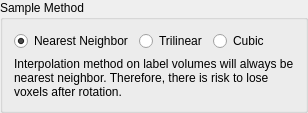
    <widget class="QGroupBox" name="groupBox_3">
     <property name="title">
      <string>Sample Method</string>
     </property>
     <layout class="QVBoxLayout" name="verticalLayout_2">
      <item>
       <layout class="QHBoxLayout" name="horizontalLayout_2">
        <item>
         <widget class="QRadioButton" name="radioButtonNearestNeighbor">
          <property name="text">
           <string>Nearest Neighbor</string>
          </property>
          <property name="checked">
           <bool>true</bool>
          </property>
         </widget>
        </item>
        <item>
         <widget class="QRadioButton" name="radioButtonTrilinear">
          <property name="text">
           <string>Trilinear</string>
          </property>
          <property name="checked">
           <bool>false</bool>
          </property>
         </widget>
        </item>
        <item>
         <widget class="QRadioButton" name="radioButtonCubic">
          <property name="text">
           <string>Cubic</string>
          </property>
          <property name="checked">
           <bool>false</bool>
          </property>
         </widget>
        </item>
        <item>
         <spacer name="horizontalSpacer_2">
          <property name="orientation">
           <enum>Qt::Horizontal</enum>
          </property>
          <property name="sizeHint" stdset="0">
           <size>
            <width>0</width>
            <height>0</height>
           </size>
          </property>
         </spacer>
        </item>
       </layout>
      </item>
      <item>
       <widget class="QLabel" name="label">
        <property name="text">
         <string>Interpolation method on label volumes will always be nearest neighbor. Therefore, there is risk to lose voxels after rotation.</string>
        </property>
        <property name="scaledContents">
         <bool>false</bool>
        </property>
        <property name="wordWrap">
         <bool>true</bool>
        </property>
       </widget>
      </item>
     </layout>
    </widget>
